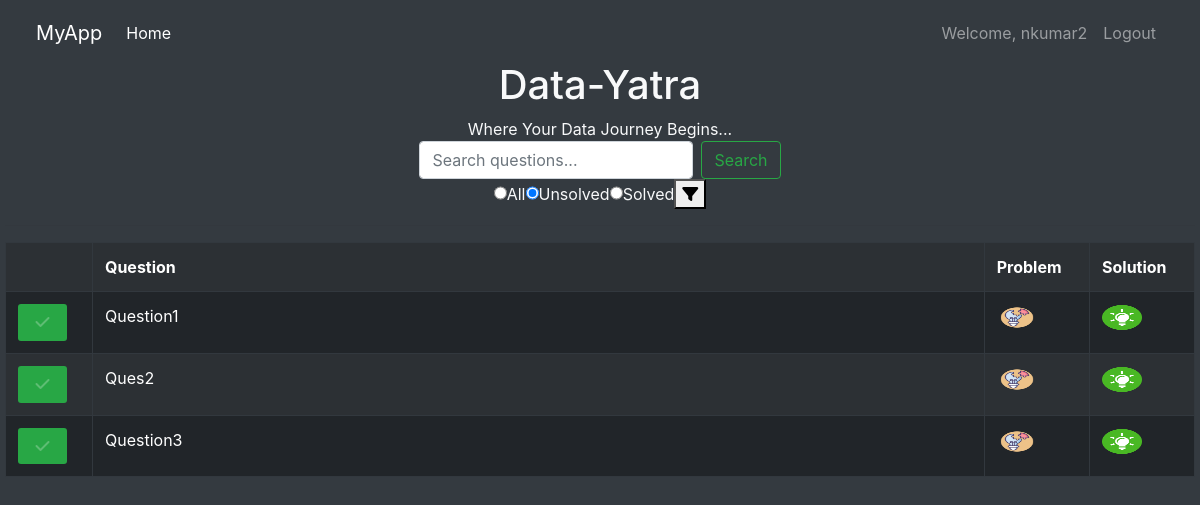
Page / (signed in) on the earlier database version.
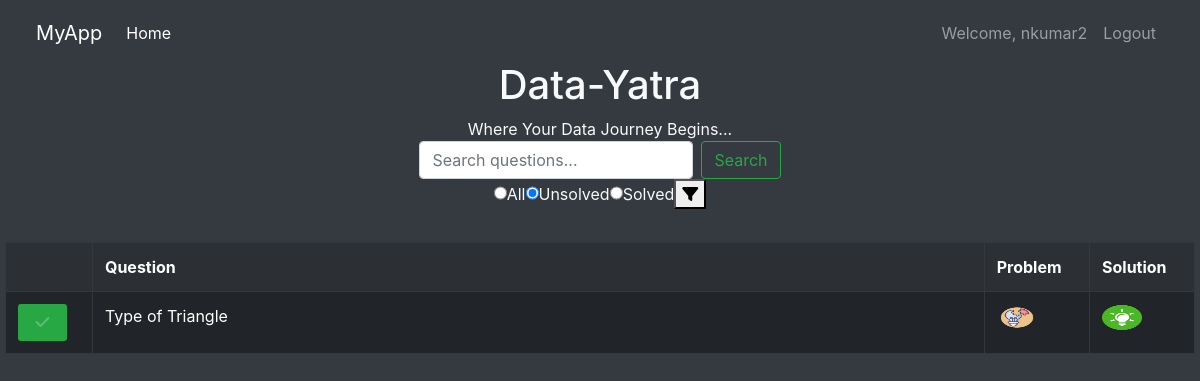
Same page on the later database version.
### questionbank/models.py (models this page shows)
class Question(models.Model):
    DIFFICULTY_CHOICES = [
        ('Easy', 'Easy'),
        ('Medium', 'Medium'),
        ('Hard', 'Hard')
    ]
    title = models.CharField(max_length=300, unique=True)
    difficulty = models.CharField(max_length=10, choices=DIFFICULTY_CHOICES)
    category = models.CharField(max_length=100)
    doc_link = models.CharField(max_length=1000)
    sol_link = models.CharField(max_length=1000)
    created_at = models.DateTimeField(auto_now_add=True)
    def __str__(self):
        return self.title

### questionbank/views.py (the view, shortened to what this page needs)
# urls.py: path('', views.index, name = "index"),
def index(request):
    if not request.user.is_authenticated:
        return redirect('login')
    uid = request.user.id
    print("USER:",uid)
    filter_type = request.GET.get('filter', 'unsolved') #default unsolved
    search_query = request.GET.get('search', '').strip()  # Default to empty string
    toggle = request.GET.get('toggle', '').strip()
    print(toggle)
    if filter_type == 'unsolved':
        questions = Question.objects.exclude(
            usersolvedquestion__user = uid
        )
    elif filter_type == 'solved':
        questions = Question.objects.filter(
            usersolvedquestion__user = uid
        )
    else:
        questions = Question.objects.all()
    if search_query:
        questions = questions.filter(title__icontains=search_query)
    solved_questions = Question.objects.filter(
            usersolvedquestion__user = uid
        )
    print("QUESTIONS:", questions)
    print("SOLVED QUES:", solved_questions)
    context = {
               'questions':questions,
               'solved_questions':solved_questions,
               'filter_type':filter_type,
               'search_query': search_query
               }
    return render(request, 'questionbank/index.html', context)

### questionbank/templates/questionbank/index.html (shortened to what this page needs)
{% extends "main.html" %}
{% load static %}
{% block content %}
<link rel="stylesheet" type="text/css" href="{% static 'questionbank/style.css' %}">
<link rel="stylesheet" href="https://cdn.jsdelivr.net/npm/bootstrap@4.0.0/dist/css/bootstrap.min.css">
<link rel="stylesheet" href="https://cdnjs.cloudflare.com/ajax/libs/font-awesome/6.7.2/css/all.min.css" />
<body class="bg-dark text-light">
<div class="container">
<div style="text-align: center;">
    <h1 >Data-Yatra</h1>
    <span>Where Your Data Journey Begins...</span>
</div >
<div class="top-form d-flex justify-content-center align-items-center">
    <form method="get" action="" class="form-inline">
        <input type="text" class="form-control mr-sm-2" id="search-box" name="search" placeholder="Search questions..." value="{{ search_query }}">
        <button class="btn btn-outline-success my-2 my-sm-0" type="submit">Search</button>
    </form>
</div>
<div class="top-form d-flex justify-content-center align-items-center">
    <form method="get" action = "" class="form-inline">
        <label>
            <input class="form-check" type="radio" name = "filter" value="all" {% if filter_type == 'all' %}checked{% endif %}>
            All
        </label>
        <label>
            <input class="form-check" type="radio" name = "filter" value="unsolved" {% if filter_type == 'unsolved' %}checked{% endif %}>
            Unsolved
        </label>
        <label>
            <input class="form-check" type="radio" name = "filter" value="solved" {% if filter_type == 'solved' %}checked{% endif %}>
            Solved
        </label>
        <button type = "submit"><i class="fa-solid fa-filter"></i></button>
    </form>
</div>
</div>
<hr>
<table class="table table-dark table-striped table-bordered table-hover">
    <tr>
        <th class="w-5"></th>
        <th class="w-75">Question</th>
        <th class="w-10">Problem</th>
        <th class="w-10">Solution</th>
    </tr>
{% for question in questions %}
    <tr class="question-row">
    <form method="get" action="" class="form-inline">
        {% if question in solved_questions %}
            <td class="w-5"> <button class="mark-as-undone"><i class="fa-solid fa-check"></i></i></button></td>
        {% else %}
            <td class="w-5"> <button class="mark-as-done"><i class="fa-solid fa-check"></i></i></button></td>
        {% endif %}
    </form>
      <td class="w-75">  {{question.title}}</td>
      <td class="w-10">  <a href = "https://{{question.doc_link}}" target="_blank">
        <img src="{% static "questionbank/images/problem_logo.png" %}" alt="hr" class="link-img">
      </a> </td>
        <td class="w-10"><a href = "https://{{question.sol_link}}" target="_blank">
            <img src="{% static "questionbank/images/solution_logo.png" %}" alt="hr" class="link-img">
        </a></td>
    </tr>
{% endfor %}
</table>
</body>
{% endblock content %}

### templates/main.html (shortened to what this page needs)
{% extends "navbar.html" %}

### templates/navbar.html (shortened to what this page needs)
<!DOCTYPE html>
<html lang="en">
<head>
    <link href="https://cdn.jsdelivr.net/npm/bootstrap@5.3.0/dist/css/bootstrap.min.css" rel="stylesheet">
</head>
<body>
    <nav class="navbar navbar-expand-lg navbar-dark bg-dark">
        <div class="container-fluid">
            <a class="navbar-brand" href="/">MyApp</a>
            <div class="collapse navbar-collapse" id="navbarNav">
                <ul class="navbar-nav me-auto">
                    <li class="nav-item">
                        <a class="nav-link active" aria-current="page" href="/">Home</a>
                    </li>
                </ul>
                <ul class="navbar-nav">
                    {% if user.is_authenticated %}
                    <li class="nav-item">
                        <a class="nav-link">Welcome, {{ user.username }}</a>
                    </li>
                    <li class="nav-item">
                        <a class="nav-link" href="{% url 'logout' %}">Logout</a>
                    </li>
                    {% else %}
                    <li class="nav-item">
                        <a class="nav-link" href="{% url 'login' %}">Login</a>
                    </li>
                    {% endif %}
                </ul>
            </div>
        </div>
    </nav>
    {% block content %}
    {% endblock content %}
</body>
</html>

### questionbank/static/questionbank/style.css (style rules this page uses)
body { padding: 5px; }
.mark-as-done { text-align: center; display: inline-block; padding: 0.4rem 1.1rem; font-size: 1rem; font-weight: medium; color: #ffffff40; background-color: #28a745; border: none; border-radius: 3px; cursor: pointer; outline: none; text-transform: uppercase; transition: background-color 0.3s ease, transform 0.2s ease; position: relative; overflow: hidden; }
.mark-as-done::before { content: ''; position: absolute; top: 0; left: 0; width: 100%; height: 100%; background: rgba(255, 255, 255, 0.2); z-index: 1; transform: scaleX(0); transform-origin: left; transition: transform 0.3s ease-in-out; }
.mark-as-done, .mark-as-undone span { position: relative; z-index: 2; }
.link-img { width: 40px; height: 25px; }

Differences in the rows shown:
removed Question: title "Question1"
removed Question: title "Ques2"
removed Question: title "Question3"
added Question: title "Type of Triangle"
